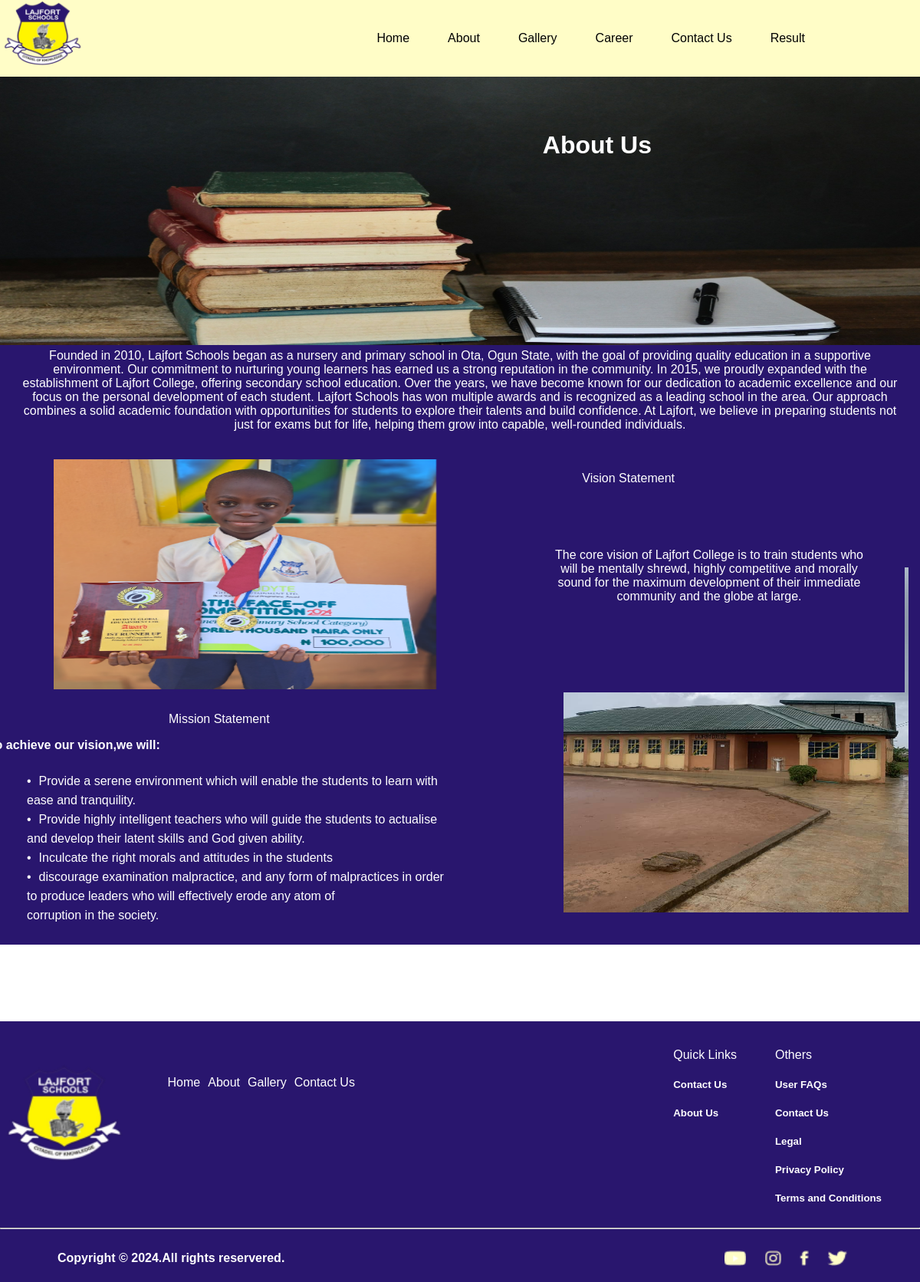
/about, run on the app's committed database.
### Lajfortapp/models.py (models this page shows)
class About(models.Model):
    about = models.TextField(max_length=1000000)
    image = models.ImageField(null=True,default='')
    vision = models.TextField(max_length=1000000)
    image2 = models.ImageField(null=True,default='')
    mission1 = models.TextField(max_length=200)
    mission2 = models.TextField(max_length=200)
    mission3 = models.TextField(max_length=200)
    mission4 = models.TextField(max_length=200)

### Lajfortapp/views.py (the view)
# urls.py: path('about', views.about, name='about'),
def about(request):
    about = About.objects.all()
    return render(request, 'about.html',{'about':about})

### Templates/about.html (shortened to what this page needs)
{% load static %}
<!DOCTYPE html>
<html lang="en">
<head>
    <link rel="stylesheet" href="{% static 'css/home.css' %}">
    <link rel="stylesheet" href="{% static 'css/about.css' %}">
</head>
<body>
    <header>
        <nav>
            <img class="laj-logo" src="{% static 'images/Lajfort-logo.png' %}" alt="">
            <ul>
                <li><a href="/">Home</a></li>
                <li><a href="about">About</a></li>
                <li><a href="gallery">Gallery</a></li>
                <li><a href="career">Career</a></li>
                <li><a href="contact">Contact Us</a></li>
                <li><a href="result">Result</a></li>
            </ul>
        </nav>
    </header>
    <img src="{% static 'images/Lajfort-about-img.png' %}" class="about-img" alt=""><br>
    <h1 class="us">About Us</h1>
    <main class="main">
        {% for a in about %}
        <div class="main-about">
            <p>{{a.about}}</p>
        </div>
        {% endfor %}
        <section class="mission-part">
            <div class="vis-stat">
                <p>Vision Statement</p>
            </div>
            {% for a in about %}
            <div class="vision">
                <div>
                    <img src="{{a.image.url}}" class="vision-img" alt="">
                </div>
                <div class="vision-text">
                    <p>{{a.vision}}</p>
                </div>
            </div>
            {% endfor %}
        </section>
        <section class="vis-sec">
            <div class="mis-stat">
                <p>Mission Statement</p>
            </div>
            {% for a in about %}
            <div class="vision-part">
                <div class="mission">
                    <ul class="about-text">
                        <h4>To achieve our vision,we will:</h4>
                        <li><span class="dot">&bullet;</span>{{a.mission1}}</li>
                        <li><span class="dot">&bullet;</span>{{a.mission2}}</li>
                        <li><span class="dot">&bullet;</span>{{a.mission3}}</li>
                        <li><span class="dot">&bullet;</span>{{a.mission4}}</li>
                    </ul>
                </div>
                <div class="mis-img">
                    <img src="{{a.image2.url}}" class="mission-img" alt="">
                </div>
            </div>
            {% endfor %}
        </section>
    </main>
    <footer>
        <div class="footer">
            <div class="foot-left">
                <img src="{% static 'images/Lajfort-logo.png' %}" class="foot-logo" alt="">
                <ul class="foot-ul">
                    <li class="foot-li"><a href="/" class="foot-link">Home</a></li>
                    <li class="foot-li"><a href="about" class="foot-link">About</a></li>
                    <Li class="foot-li"><a href="gallery" class="foot-link">Gallery</a></Li>
                    <li class="foot-li"><a href="contact" class="foot-link">Contact Us</a></li>
                </ul>
            </div>
            <div class="foot-right">
                <div class="foot-quick">
                    <a class="foot-link">Quick Links</a>
                    <h5>Contact Us</h5>
                    <h5>About Us</h5>
                </div>
                <div class="foot-quick">
                    <a class="foot-link">Others</a>
                    <h5>User FAQs</h5>
                    <h5>Contact Us</h5>
                    <h5>Legal</h5>
                    <h5>Privacy Policy</h5>
                    <h5>Terms and Conditions</h5>
                </div>
            </div>
        </div>
        <hr>
        <div class="copyright">
            <h4>Copyright &copy; 2024.All rights reservered.</h4>
            <div>
                <img src="{% static 'images/Lajfort-foot-youtube.png' %}" class="social" alt="">
                <img src="{% static 'images/Lajfort-foot-instagram.png' %}" class="social" alt="">
                <img src="{% static 'images/Lajfort-foot-facebook.png' %}" class="social" alt="">
                <img src="{% static 'images/Lajfort-foot-twitter.png' %}" class="social" alt="">
            </div>
        </div>
    </footer>
</body>
</html>

### static/css/home.css (style rules this page uses)
body { margin: 0; font-family: Arial; }
header { background-color: rgba(255, 253, 199, 1); width: 100%; }
nav { display: flex; align-items: center; justify-content: space-between; }
ul { display: flex; margin-right: 150px; }
li { list-style: none; margin-left: 50px; }
a { color: black; text-decoration: none; cursor: pointer; }
.laj-logo { height: 100px; }
footer { background-color: rgba(41, 22, 110, 1); color: white; width: 100%; }
.footer { display: flex; justify-content: space-between; align-items: center; }
.foot-link { color: white; }
.foot-logo { height: 150px; }
.foot-ul { display: flex; margin-right: 0px; }
.foot-li { list-style: none; margin-left: 10px; }
.foot-left { display: flex; }
.foot-right { display: flex; align-items: top; justify-content: space-between; }
.foot-quick { margin-right: 50px; margin-top: 35px; }
.copyright { padding-top: -1px; padding-bottom: 1px; padding-left: 75px; padding-right: 75px; display: flex; justify-content: space-between; align-items: center; }
.social { margin-right: 20px; margin-top: 5px; height: 20px; }

### static/css/about.css (style rules this page uses)
.about-img { width: 100%; height: 350px; margin-top: 0px; position: relative; }
.us { position: absolute; color: white; top: 150px; right: 350px; }
.main { margin-top: -5px; padding: 40px 20px 0px 20px; background-color: rgba(41, 22, 110, 1); color: white; }
p { text-align: center; display: block; }
.vision { display: flex; padding: 20px 50px 0px 50px; background-color: rgba(41, 22, 110, 1); color: white; }
.vision-part { display: flex; justify-content: center; align-items: center; }
.mission { margin-left: -50px; margin-top: -25px; }
.mission-part { position: relative; }
.vis-stat { position: absolute; right: 300px; top: 20px; }
.vision-text { display: flex; justify-content: center; align-items: center; }
.vision-img { height: 300px; width: 500px; margin-right: 150px; }
.vis-sec { background-color: rgba(41, 22, 110, 1); color: white; margin-bottom: 100px; padding-bottom: 10px; }
.about-text { display: block; width: 600px; line-height: 25px; }
.dot { margin-right: 10px; }
.mission-img { height: 450px; width: 450px; margin-right: 20px; }
.mis-stat { display: flex; justify-content: start; align-items: start; margin-left: 200px; margin-top: 10px; margin-bottom: 0px; }
.mis-img { margin-top: -250px; }
.main-about { margin-top: -50px; }

### data on the page
About: about "Founded in 2010, Lajfort Schools began as a nursery and primary school in Ota, Ogun State, with the goal of providing quality education in a supportive environment. Our commitment to nurturing young learners has earned us a strong reputation in the community. In 2015, we proudly expanded with the establishment of Lajfort College, offering secondary school education. Over the years, we have become known for our dedication to academic excellence and our focus on the personal development of each student. Lajfort Schools has won multiple awards and is recognized as a leading school in the area. Our approach combines a solid academic foundation with opportunities for students to explore their…", image (picture), vision "The core vision of Lajfort College is to train students who will be mentally shrewd, highly competitive and morally sound for the maximum development of their immediate community and the globe at large.", mission1 "Provide a serene environment which will enable the students to learn with ease and tranquility.", mission2 "Provide highly intelligent teachers who will guide the students to actualise and develop their latent skills and God given ability.", mission3 "Inculcate the right morals and attitudes in the students", mission4 "discourage examination malpractice, and any form of malpractices in order to produce leaders who will effectively erode any atom of corruption in the society.", image2 (picture)
